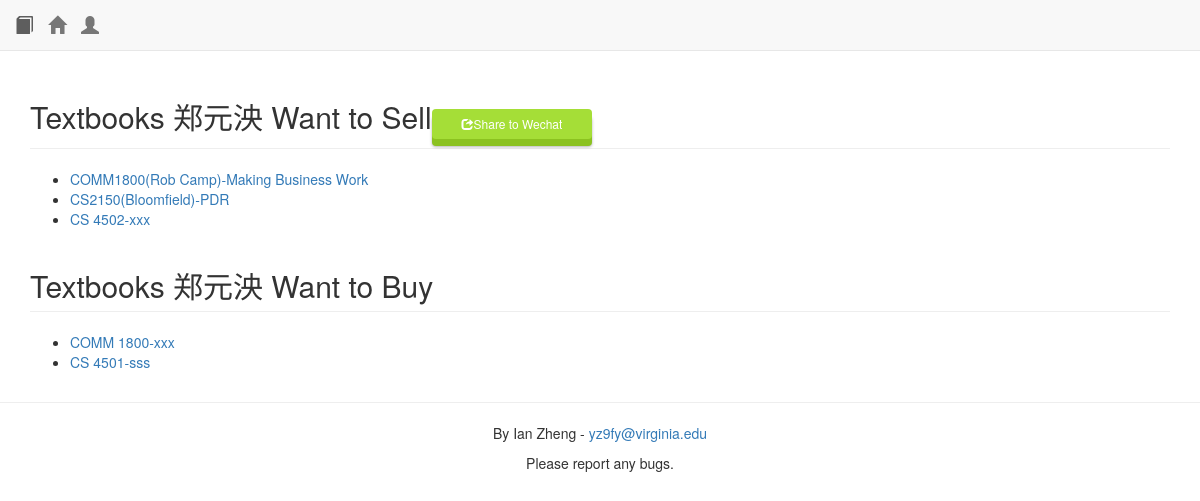
Page /exchange/share/3/ on the committed database.
### exchange/models.py (models this page shows, shortened)
class User(models.Model):
	username = models.CharField(max_length=200)
	name = models.CharField(max_length=200)
	contact = models.CharField(max_length=100,null=True,blank=True)

class Book(models.Model):
	zitou = models.CharField(max_length=30)
	kehao = models.CharField(max_length=30)
	name = models.CharField(max_length=300)
	professor = models.CharField(max_length=100,null=True,blank=True)
	price = models.CharField(max_length=30)
	user = models.ForeignKey('User',null=True)
	new = models.CharField(max_length=30)
	isbn = models.CharField(max_length=100,blank=True,null=True)
	additional = models.CharField(max_length=1000,blank=True)
	pub_date = models.DateTimeField(default=datetime.datetime.today)
	sold = models.BooleanField(default=False)
	count = models.IntegerField(default=0)
	def __unicode__(self):
		if self.professor:
			return self.zitou.upper()+str(self.kehao)+"("+self.professor+")"+"-"+self.name
		else:
			return self.zitou.upper()+" "+str(self.kehao)+"-"+self.name

class Request(models.Model):
	zitou = models.CharField(max_length=30)
	kehao = models.CharField(max_length=30)
	name = models.CharField(max_length=300)
	professor = models.CharField(max_length=100,null=True,blank=True)
	user = models.ForeignKey('User',null=True)
	isbn = models.CharField(max_length=100,blank=True,null=True)
	additional = models.CharField(max_length=1000,blank=True)
	pub_date = models.DateTimeField(default=datetime.datetime.today)
	bought = models.BooleanField(default=False)
	count = models.IntegerField(default=0)
	def __unicode__(self):
		if self.professor:
			return self.zitou.upper()+str(self.kehao)+"("+self.professor+")"+"-"+self.name
		else:
			return self.zitou.upper()+" "+str(self.kehao)+"-"+self.name

### exchange/views.py (the view)
# urls.py: url(r'^/share/(?P<user_id>\d+)/$', views.share, name='share'),
def share(request,user_id):
	try:
		user = User.objects.get(pk=user_id)
	except:
		return render_to_response('exchange/bi.html')
	books = Book.objects.filter(user=user).filter(sold=False)
	requests = Request.objects.filter(user=user).filter(bought=False)
	return render_to_response('exchange/share.html',{'books':books,'requests':requests,'user':user, 'share':True})

### exchange/templates/exchange/share.html (shortened to what this page needs)
{% extends "base.html" %}
{% block content %}
<h2 class="page-header">Textbooks {{user.name}} Want to Sell<a class="button button-3d button-action button-rounded button-small" data-toggle="modal" data-target="#share"><span class="glyphicon glyphicon-share"></span>Share to Wechat</a></h2>
{% if books %}
<ul>
{% for b in books %}
	<li><a href="/exchange/viewBook/{{b.id}}/">{{b}}</a></li>
{% endfor %}
</ul>
{% else %}
The user currently have no books to sell...
{% endif %}
<h2 class="page-header">Textbooks {{user.name}} Want to Buy</h2>
{% if requests %}
<ul>
{% for r in requests %}
	<li><a href="/exchange/viewRequest/{{r.id}}/">{{r}}</a></li>
{% endfor %}
</ul>
{% else %}
The user currently have no books to buy...
{% endif %}
{% endblock %}

### exchange/templates/base.html (shortened to what this page needs)
<!DOCTYPE HTML>
<html>
<head>
  <link href="http://cdn.bootcss.com/bootstrap/3.3.4/css/bootstrap.min.css" rel="stylesheet">
  <link href="/static/buttons.css" rel="stylesheet">
</head>
<body>
  <nav class="navbar navbar-default navbar-fixed-top">
    <div class="container-fluid">
      <div class="navbar-header">
        <a class="navbar-brand" href="/exchange/createBook/">
          <span class="glyphicon glyphicon-book"></span>
          </a>
          <a class="navbar-brand" href="/">
            <span class="glyphicon glyphicon-home"></span>
          </a>
          <a class="navbar-brand" href="/account/">
            <span class="glyphicon glyphicon-user"></span>
          </a>
      </div>
      </div>
  </nav>
  <br>
  <br>
  <br>
  <div class='container'>
  {% block content %}
{% endblock %}
  </div>
  <hr>
    <footer style="text-align:center;">
      <p>
      By Ian Zheng - <a href="mail:yz9fy@virginia.edu">yz9fy@virginia.edu</a>
      </p>
      <p>
        Please report any bugs.
    </footer>
</body>
</html>

### rows in the picture
User: name "郑元泱"
Book: professor+zitou+kehao "COMM1800(Rob Camp)-Making Business Work"
Book: professor+zitou+kehao "CS2150(Bloomfield)-PDR"
Book: professor+zitou+kehao "CS 4502-xxx"
Request: professor+zitou+kehao "COMM 1800-xxx"
Request: professor+zitou+kehao "CS 4501-sss"
